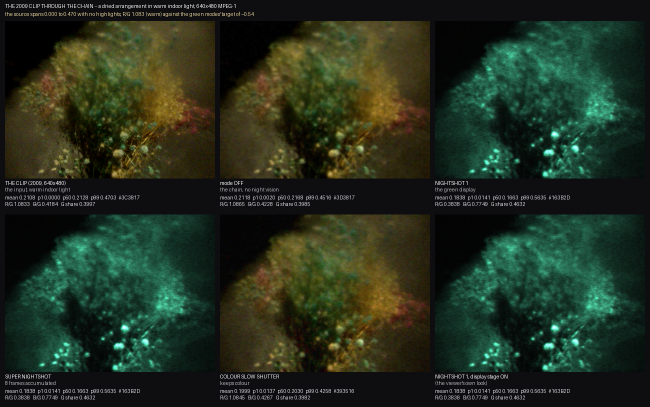
#> input picture tools/nightshot/mov0432/MOV0432_THROUGH.png, 1300 x 814 px, given as the content of the folder tools/ref9, which was not available (shown at 1/2 size)
$ python _ref9.py
#> lines starting #> are read from the running program, lines starting #| are printed output that depends on the picture; long printed decimals are rounded; pictures that were not available may be replaced by others from this repository, and a replacement may not be noted
### atsim/io/imagecodec.py
"""
Image encoding and decoding without Pillow.

Pillow is a convenient dependency and an unnecessary one.  The tool only ever
needs three things from it -- write a PNG, write a JPEG, read a PNG/JPEG -- and
each of those has a path that needs nothing beyond the standard library plus the
FFmpeg binary the project already requires for video.  On a machine without
Pillow the previous code failed at *the first preview frame*, which is the worst
possible place for a dependency to bite: the program starts, accepts a clip, and
then dies deep inside a request handler.

What is implemented here:

    PNG   encode + decode, in pure Python with `zlib`
    JPEG  encode + decode, through FFmpeg

PNG needs no external tool because the format is genuinely simple once the
container is understood: a signature, then length-prefixed chunks, with the pixel
data in zlib-compressed IDAT chunks and one filter byte per scanline.  That is
enough to satisfy both the encoder and a decoder for the non-interlaced 8-bit RGB
and RGBA files that cameras, screenshots and image editors produce.

The public functions mirror what the rest of the code used to call, so a caller
does not care which implementation is behind them.
"""
from __future__ import annotations

import io
import os
import struct
import zlib

import numpy as np

PNG_SIG = b"\x89PNG\r\n\x1a\n"


# ---------------------------------------------------------------------------
# PNG
# ---------------------------------------------------------------------------
def _chunk(tag: bytes, data: bytes) -> bytes:
    return (struct.pack(">I", len(data)) + tag + data
            + struct.pack(">I", zlib.crc32(tag + data) & 0xFFFFFFFF))


# [126 lines left out: functions png_encode, _paeth, png_decode, not called in this run]


# ---------------------------------------------------------------------------
# JPEG, via FFmpeg
# ---------------------------------------------------------------------------
def _ffmpeg() -> str:
    from ..io.ffmpeg import resolve_tool, FFMPEG
    return resolve_tool("ffmpeg", FFMPEG)


def _pillow():
    """Pillow if it is installed, else None.  Optional, never required."""
    try:
        from PIL import Image
        return Image
    except Exception:
        return None


# [152 lines left out: functions jpeg_encode, jpeg_decode, decode_image_file, decode_image_bytes, resize_nearest, fit_into and 1 more, not called in this run]


# ---------------------------------------------------------------------------
# on-screen display: a 5x7 bitmap font
#
# Enough to draw the short strings a deck puts on screen ("SEARCH", "NO SIGNAL",
# chapter numbers).  Each glyph is seven rows of five bits, most significant bit
# leftmost, which keeps the table readable as art in the source.
# ---------------------------------------------------------------------------
GLYPH5X7: dict[str, tuple[int, ...]] = {
    "A": (0x0E, 0x11, 0x11, 0x1F, 0x11, 0x11, 0x11),
    "B": (0x1E, 0x11, 0x11, 0x1E, 0x11, 0x11, 0x1E),
    "C": (0x0E, 0x11, 0x10, 0x10, 0x10, 0x11, 0x0E),
    "D": (0x1E, 0x11, 0x11, 0x11, 0x11, 0x11, 0x1E),
    "E": (0x1F, 0x10, 0x10, 0x1E, 0x10, 0x10, 0x1F),
    "F": (0x1F, 0x10, 0x10, 0x1E, 0x10, 0x10, 0x10),
    "G": (0x0E, 0x11, 0x10, 0x17, 0x11, 0x11, 0x0F),
    "H": (0x11, 0x11, 0x11, 0x1F, 0x11, 0x11, 0x11),
    "I": (0x0E, 0x04, 0x04, 0x04, 0x04, 0x04, 0x0E),
    "J": (0x07, 0x02, 0x02, 0x02, 0x02, 0x12, 0x0C),
    "K": (0x11, 0x12, 0x14, 0x18, 0x14, 0x12, 0x11),
    "L": (0x10, 0x10, 0x10, 0x10, 0x10, 0x10, 0x1F),
    "M": (0x11, 0x1B, 0x15, 0x15, 0x11, 0x11, 0x11),
    "N": (0x11, 0x19, 0x15, 0x13, 0x11, 0x11, 0x11),
    "O": (0x0E, 0x11, 0x11, 0x11, 0x11, 0x11, 0x0E),
    "P": (0x1E, 0x11, 0x11, 0x1E, 0x10, 0x10, 0x10),
    "Q": (0x0E, 0x11, 0x11, 0x11, 0x15, 0x12, 0x0D),
    "R": (0x1E, 0x11, 0x11, 0x1E, 0x14, 0x12, 0x11),
    "S": (0x0F, 0x10, 0x10, 0x0E, 0x01, 0x01, 0x1E),
    "T": (0x1F, 0x04, 0x04, 0x04, 0x04, 0x04, 0x04),
    "U": (0x11, 0x11, 0x11, 0x11, 0x11, 0x11, 0x0E),
    "V": (0x11, 0x11, 0x11, 0x11, 0x11, 0x0A, 0x04),
    "W": (0x11, 0x11, 0x11, 0x15, 0x15, 0x1B, 0x11),
    "X": (0x11, 0x11, 0x0A, 0x04, 0x0A, 0x11, 0x11),
    "Y": (0x11, 0x11, 0x0A, 0x04, 0x04, 0x04, 0x04),
    "Z": (0x1F, 0x01, 0x02, 0x04, 0x08, 0x10, 0x1F),
    "0": (0x0E, 0x11, 0x13, 0x15, 0x19, 0x11, 0x0E),
    "1": (0x04, 0x0C, 0x04, 0x04, 0x04, 0x04, 0x0E),
    "2": (0x0E, 0x11, 0x01, 0x02, 0x04, 0x08, 0x1F),
    "3": (0x1F, 0x02, 0x04, 0x02, 0x01, 0x11, 0x0E),
    "4": (0x02, 0x06, 0x0A, 0x12, 0x1F, 0x02, 0x02),
    "5": (0x1F, 0x10, 0x1E, 0x01, 0x01, 0x11, 0x0E),
    "6": (0x06, 0x08, 0x10, 0x1E, 0x11, 0x11, 0x0E),
    "7": (0x1F, 0x01, 0x02, 0x04, 0x08, 0x08, 0x08),
    "8": (0x0E, 0x11, 0x11, 0x0E, 0x11, 0x11, 0x0E),
    "9": (0x0E, 0x11, 0x11, 0x0F, 0x01, 0x02, 0x0C),
    "-": (0x00, 0x00, 0x00, 0x1F, 0x00, 0x00, 0x00),
    ".": (0x00, 0x00, 0x00, 0x00, 0x00, 0x0C, 0x0C),
    ":": (0x00, 0x0C, 0x0C, 0x00, 0x0C, 0x0C, 0x00),
    "/": (0x01, 0x02, 0x02, 0x04, 0x08, 0x08, 0x10),
    " ": (0x00, 0x00, 0x00, 0x00, 0x00, 0x00, 0x00),
}


# [54 lines left out: functions draw_text, deck_blue_screen, not called in this run]

# ---------------------------------------------------------------------------
# format dispatch
# ---------------------------------------------------------------------------
IMAGE_EXTENSIONS = (".png", ".jpg", ".jpeg", ".bmp", ".tif", ".tiff", ".webp")


def is_image_path(path: str | os.PathLike) -> bool:
    """True for a still image, as opposed to a video clip."""
    return str(path).lower().endswith(IMAGE_EXTENSIONS)


def load_image(path: str | os.PathLike) -> np.ndarray:
    """
    Read a still image, or a clip's first frame, as float RGB in 0..1.

    PNG is tried with the built-in decoder first, but any failure falls back to
    FFmpeg rather than propagating: the built-in decoder deliberately supports
    only a subset of the format (8-bit non-interlaced), and a file it cannot read
    is not a broken file.  Failing over costs one subprocess; refusing to open the
    image would be the actual bug.
    """
#> called with path = '_only/MOV0432_THROUGH.png'
    p = str(path)
    Image = _pillow()
    if Image is not None:
        try:
            with Image.open(p) as im:
#> im is the input picture: PIL image 1300x814 RGB; mean R, G, B 36.2, 48.1, 31.7
                return np.asarray(im.convert("RGB"), dtype=np.float32) / 255.0
        except Exception:
            pass
    try:
        with open(p, "rb") as fh:
            head = fh.read(8)
    except OSError:
        head = b""
    if head == PNG_SIG:
        try:
            with open(p, "rb") as fh:
                return png_decode(fh.read()).astype(np.float32) / 255.0
        except Exception:
            pass    # 16-bit, interlaced, palette oddities: let FFmpeg handle it
    if head[:2] == b"\xff\xd8":
        return jpeg_decode(open(p, "rb").read()).astype(np.float32) / 255.0
    return decode_image_file(p).astype(np.float32) / 255.0


# [15 lines left out: function save_image, not called in this run]

### tools/scratch/_ref9.py
import sys, glob
sys.path.insert(0, ".")
import numpy as np
from atsim.io.imagecodec import load_image
from scipy.ndimage import laplace
print()
print("%-12s %7s %7s %9s %10s %9s" % ("frame","mean","sat","hf","row_ripple","dark%"))
for f in sorted(glob.glob("tools/ref9/*.png")):
    a = load_image(f)
    mx, mn = a.max(axis=2), a.min(axis=2)
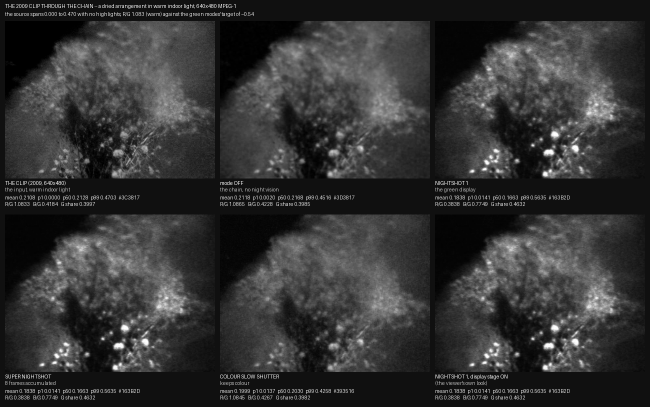
#> mx: shape (814, 1300) float32 (shown at 1/2 size); min 0, max 1, mean 0.202
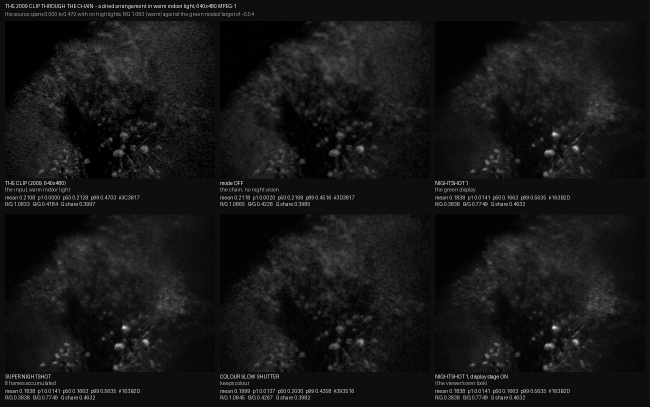
#> mn: shape (814, 1300) float32 (shown at 1/2 size); min 0, max 0.965, mean 0.0878
    sat = float(np.mean(np.where(mx>1e-6,(mx-mn)/np.maximum(mx,1e-6),0)))
#> sat = 0.487
    g = a @ np.array([0.299,0.587,0.114], np.float32)
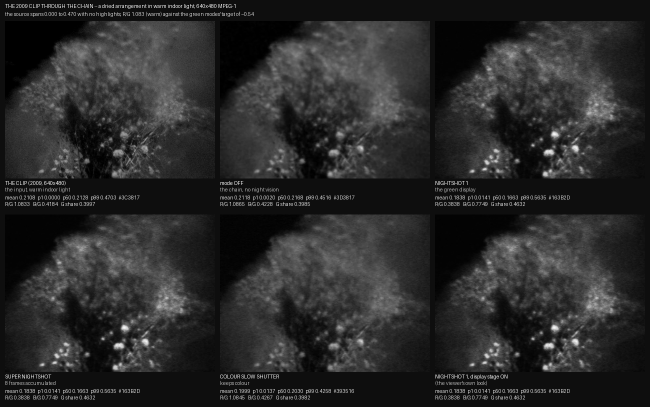
#> g: shape (814, 1300) float32 (shown at 1/2 size); min 0, max 0.978, mean 0.167
    rr = g.mean(axis=1)
#> rr = 814 values, max 0.248 at index 155, min 0.0558 at index 0, mean 0.167
    rip = float((rr - np.convolve(rr, np.ones(3)/3, mode="same"))[5:-5].std())
#> rip = 0.00898
    print("%-12s %7.4f %7.3f %9.5f %10.4f %8.1f%%" % (
      f.split("\\")[-1], a.mean(), sat, np.abs(laplace(g)).mean(), rip,
      100*float((g<0.12).mean())))
#| _only/MOV0432_THROUGH.png  0.1516   0.487   0.0502     0.0090     44.9%

$ run again, on tools/nightshot/mov0432/s_01.png
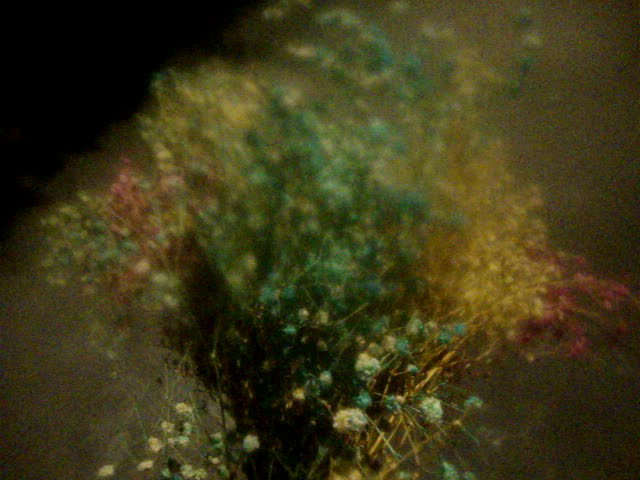
#> input picture tools/nightshot/mov0432/s_01.png, 640 x 480 px, given as the content of the folder tools/ref9, which was not available
#> in load_image, im is the input picture: PIL image 640x480 RGB; mean R, G, B 60.7, 56.3, 23.7
#> `mx, mn = a.max(axis=2), a.min(axis=2)`:
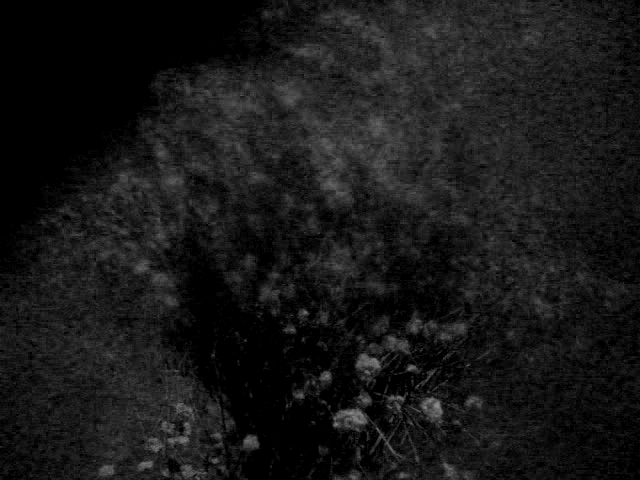
#> mn: shape (480, 640) float32; min 0, max 0.557, mean 0.0928
#> sat = 0.61
#> `g = a @ np.array([0.299,0.587,0.114], np.float32)`:
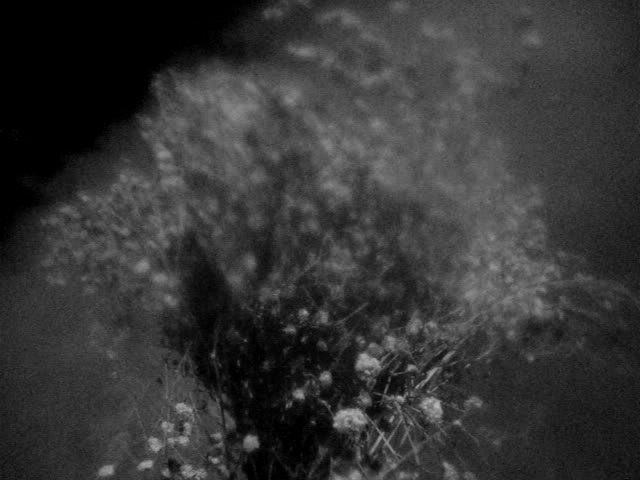
#> g: shape (480, 640) float32; min 0, max 0.726, mean 0.211
#> rr = 480 values, max 0.272 at index 184, min 0.134 at index 0, mean 0.211
#> rip = 0.000933
#| _only/s_01.png  0.1840   0.610   0.02961     0.0009     21.5%
